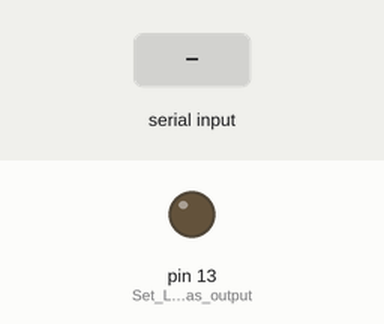
Bench run of a sketch on a simulated Arduino Uno, built with avr-gcc and run on an emulated ATmega328P. Parts: output pins drawn as LEDs (lit = HIGH). Inputs (shaded band) come from the test bench.

Above: at 1.2 s.
1.3 s: "1" received over Serial
At 1.7 s:
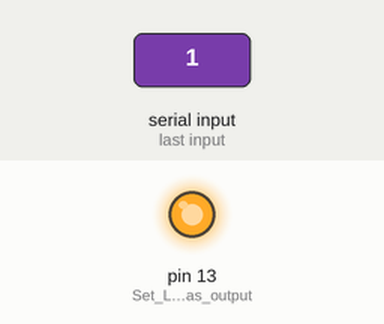
2.8 s: "0" received over Serial
At 4.1 s:
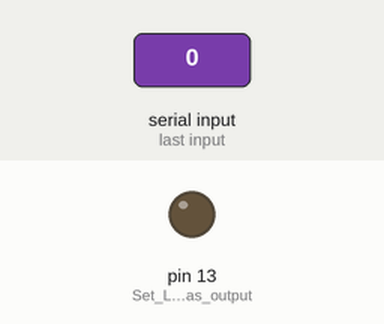
Timing chart, 0 to 5.8 s (numbered marks = the images above; inputs shaded):
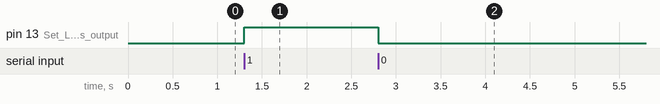

Measured:
- after the input at 1.3 s, pin 13 (Set_LED_pin_as_output): LOW → HIGH at once
- after the input at 2.8 s, pin 13 (Set_LED_pin_as_output): HIGH → LOW at once

The sketch:

smart_light.ino
```cpp
char data = 0; // store received character

void setup() {
  pinMode(13, OUTPUT);   // Set LED pin as output
  Serial.begin(9600);    // Start serial communication
}

void loop() {
  if (Serial.available()) {
    data = Serial.read(); // Read data from Bluetooth
    if (data == '1') {
      digitalWrite(13, HIGH);  // Turn ON LED
    }
    else if (data == '0') {
      digitalWrite(13, LOW);   // Turn OFF LED
    }
  }
}
```
